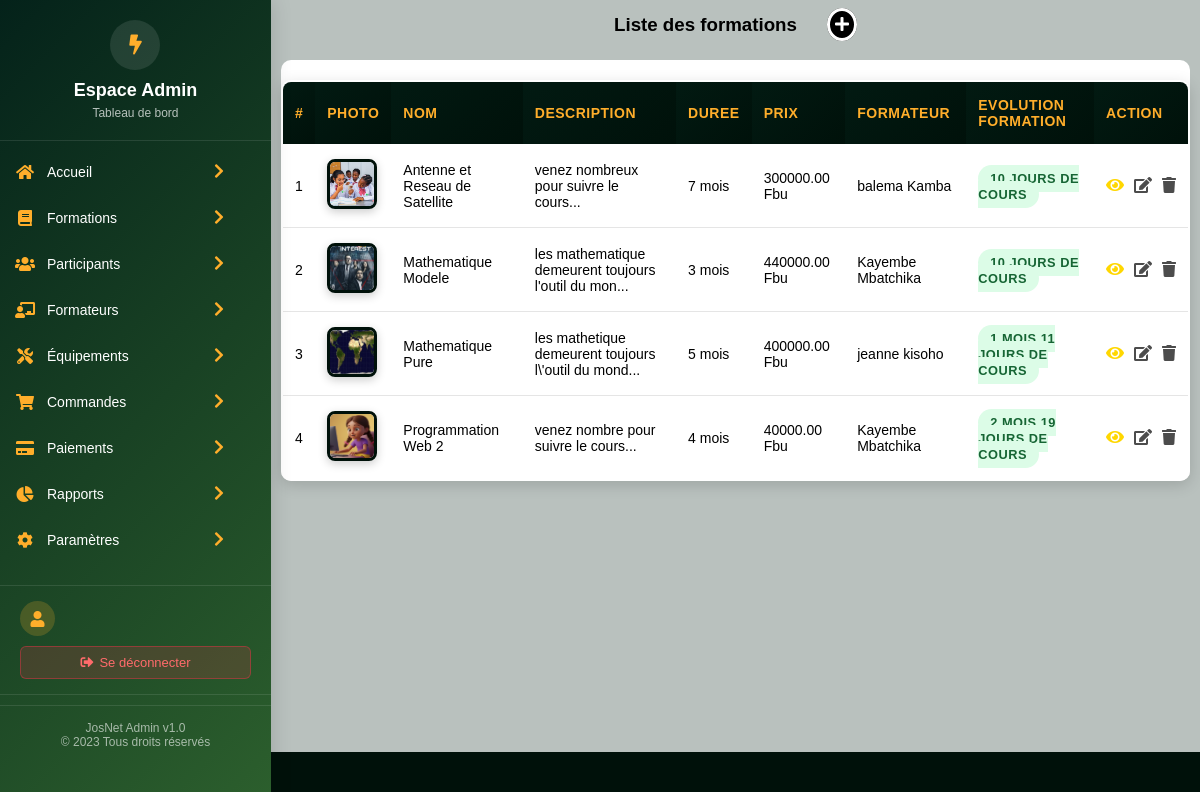
/Admin/liste_formation.php, run on the app's committed database.
### tables this page shows
CREATE TABLE IF NOT EXISTS `formations` (
  `id_formation` int NOT NULL AUTO_INCREMENT,
  `titre` varchar(200) NOT NULL,
  `description` text,
  `prix` decimal(10,2) NOT NULL,
  `duree` varchar(50) DEFAULT NULL,
  `id_formateur` int DEFAULT NULL,
  `debut_formation` date NOT NULL,
  `date_creation` timestamp NULL DEFAULT CURRENT_TIMESTAMP,
  `photo` text NOT NULL,
  `note_moyenne` decimal(3,2) DEFAULT '0.00',
  PRIMARY KEY (`id_formation`),
  KEY `fk_formateur` (`id_formateur`)
);

CREATE TABLE IF NOT EXISTS `utilisateurs` (
  `id_utilisateur` int NOT NULL AUTO_INCREMENT,
  `nom` varchar(100) NOT NULL,
  `prenom` varchar(100) DEFAULT NULL,
  `email` varchar(150) NOT NULL,
  `mot_de_passe` varchar(255) NOT NULL,
  `telephone` varchar(20) DEFAULT NULL,
  `role` enum('admin','formateur','etudiant','client') DEFAULT 'client',
  `date_creation` timestamp NULL DEFAULT CURRENT_TIMESTAMP,
  `description` text NOT NULL,
  `photo` text NOT NULL,
  `specialite` varchar(50) NOT NULL,
  `id_formation` int DEFAULT NULL,
  PRIMARY KEY (`id_utilisateur`),
  UNIQUE KEY `email` (`email`),
  KEY `id_formation` (`id_formation`)
);

### modele/formation.php (called while the page is built, shortened)
<?php
include_once("base.php");
class Formation {
    private $id_formation;
    private $titre;
    private $description;
    private $prix;
    private $duree;
    private $id_formateur;
    private $debut_formation;
    private $photo;
    public function __construct($id_formation, $titre, $description, $prix, $duree, $id_formateur, $date_creation, $debut_formation, $photo) {
        $this->id_formation = $id_formation;
        $this->titre = $titre;
        $this->description = $description;
        $this->prix = $prix;
        $this->duree = $duree;
        $this->id_formateur = $id_formateur;
        $this->debut_formation = $debut_formation;
        $this->photo = $photo;
    }
    public function getIdFormation() { return $this->id_formation; }
    public function getTitre() { return $this->titre; }
    public function getDescription() { return $this->description; }
    public function getPrix() { return $this->prix; }
    public function getDuree() { return $this->duree; }
    public function getIdFormateur() { return $this->id_formateur; }
    public function getDebutFormation() { return $this->debut_formation; }
    public function getPhoto() { return $this->photo; }
}
class RequeteFormation {
    private $crud;
    public function __construct() {
        $pdo = new Database();
        $this->crud = $pdo->getConnection();
    }
    public function getAllFormations() {
        $sql = "SELECT * FROM formations ORDER BY date_creation DESC";
        $stmt = $this->crud->query($sql);
        $formations = [];
        while ($row = $stmt->fetch(PDO::FETCH_ASSOC)) {
            $formations[] = new Formation($row['id_formation'], $row['titre'], $row['description'], $row['prix'], $row['duree'], $row['id_formateur'], $row['date_creation'], $row['debut_formation'], $row['photo']);
        }
        return $formations;
    }
}
?>

### modele/base.php (called while the page is built, shortened)
<?php
class Database {
    private static string $host = "localhost";
    private static string $dbname = "josnet";
    private static string $username = "root";
    private static string $password = "";
    private static ?PDO $conn = null;
    public static function getConnection(): PDO {
        if (self::$conn === null) {
            try {
                self::$conn = new PDO(
                    "mysql:host=" . self::$host . ";dbname=" . self::$dbname . ";charset=utf8",
                    self::$username,
                    self::$password
                );
                self::$conn->setAttribute(PDO::ATTR_ERRMODE, PDO::ERRMODE_EXCEPTION);
                self::$conn->setAttribute(PDO::ATTR_DEFAULT_FETCH_MODE, PDO::FETCH_ASSOC);
            } catch (PDOException $e) {
                die("❌ Erreur de connexion à la base de données : " . $e->getMessage());
            }
        }
        return self::$conn;
    }
}
?>

### controle/controleur_formation.php (called while the page is built, shortened)
<?php
include_once("../modele/formation.php");
class FormationController {
    private $requeteFormation;
    public function __construct() {
        $this->requeteFormation = new RequeteFormation();
    }
    public function getAllFormations(): array {
    try {
        $formations = $this->requeteFormation->getAllFormations();
        return [
            'success' => true,
            'data' => $formations,
            'count' => count($formations)
        ];
    } catch (Exception $e) {
        return [
            'success' => false,
            'message' => 'Erreur: ' . $e->getMessage()
        ];
    }
}
    public function getTempsRestantFinFormation($timeSpeci,$duree){
        $timePresent = time();
        $timeSpecifique = strtotime($timeSpeci);
        $heureRestant = ($timeSpecifique - $timePresent)/3600;
        if ($heureRestant<=0 && $heureRestant<$duree) {
            if (abs(round($heureRestant/24))>30) {
                return round(abs(round($heureRestant/24))/30) ." mois ". abs(round($heureRestant/24))%30 ." jours de cours";
            } else {
                return abs(round($heureRestant/24))." jours de cours";
            }
        }
        elseif(abs($heureRestant)>$duree) {
            return 'la formation a deja termine';
        }
    }
}

### modele/utilisateur.php (called while the page is built, shortened)
<?php
include_once('base.php');
class Utilisateur {
    private $nom;
    private $prenom;
    public function __construct(
        $id,
        $nom,
        $prenom,
        $email,
        $mot_de_passe,
        $telephone,
        $role,
        $description,
        $date_creation,
        $photo,
        $specialite = '',
        $id_formation = null)
        {
        $this->nom = $nom;
        $this->prenom = $prenom;
    }
    public function getNom() { return $this->nom; }
    public function getPrenom() { return $this->prenom; }
}
class RequeteUtilisateur {
    private $crud;
    public function __construct() {
        $pdo = new Database();
        $this->crud = $pdo->getConnection();
    }
    public function getUtilisateurById($id) {
        $sql = "SELECT * FROM utilisateurs WHERE id_utilisateur = ?";
        $stmt = $this->crud->prepare($sql);
        $stmt->execute([$id]);
        $row = $stmt->fetch(PDO::FETCH_ASSOC);
        if ($row) {
            return new Utilisateur($row['id_utilisateur'], $row['nom'], $row['prenom'], $row['email'], $row['mot_de_passe'], $row['telephone'], $row['role'], $row['description'], $row['date_creation'], $row['photo'], $row['specialite'], $row['id_formation']);
        }
        return null;
    }
}
?>

### controle/controleur_utilisateur.php (called while the page is built, shortened)
<?php
include_once("../modele/utilisateur.php");
class UtilisateurController {
    private $requeteUtilisateur;
    public function __construct() {
        $this->requeteUtilisateur = new RequeteUtilisateur();
    }
    public function getUtilisateur(int $id): array {
        try {
            $utilisateur = $this->requeteUtilisateur->getUtilisateurById($id);
            if ($utilisateur) {
                $utilisateur->setMotDePasse('');
                return ['success' => true, 'data' => $utilisateur];
            }
            return ['success' => false, 'message' => 'Utilisateur non trouvé'];
        } catch (Exception $e) {
            return ['success' => false, 'message' => 'Erreur: ' . $e->getMessage()];
        }
    }
}
?>

### Admin/liste_formation.php (the view, shortened to what this page needs)
<!DOCTYPE html>
<html lang="en">
<head>
    <link rel="stylesheet" href="../vue/font-awesome/css/all.min.css">
    <link rel="stylesheet" href="../vue/styles/stylemenu.css">
    <?php
    include_once('../controle/controleur_formation.php');
    include_once('../controle/controleur_utilisateur.php');
    $utilisateur = new UtilisateurController();
    $formation = new FormationController();
    $listeFormation = $formation->getAllFormations();
    ?>
</head>
<body>
    <div class="header_dash">
        <div class="cont_dash">
            <div class="ail_fle">
                 <?php include_once('menu.php');?>
                <div class="dashcontainu">
                    <div class="tabl_contnu">
                        <div class="titre_formation">
                            <h3>Liste des formations</h3>
                            <div class="ajouter" data-tooltip="ajouter une formation"><a href="../Admin/AjouteFormation.php"><i class="fas fa-plus"></i></a></div>
                        </div>
                        <div class="principal">
                            <table>
                                    <thead>
                                        <tr>
                                            <th>#</th>
                                            <th>Photo</th>
                                            <th>Nom</th>
                                            <th>Description</th>
                                            <th>Duree</th>
                                            <th>Prix</th>
                                            <th>Formateur</th>
                                            <th>Evolution Formation</th>
                                            <th>action</th>
                                        </tr>
                                    </thead>
<?php
$index = 0;
foreach($listeFormation['data'] as $liste){
    $index++;
      $formateur = $utilisateur->getUtilisateur($liste->getIdFormateur());
      $duree = $liste->getDuree();
      $dateDebut = $liste->getDebutFormation();
      $etat = $formation->getTempsRestantFinFormation($dateDebut,$duree);
      $statusClass = 'status-en-cours';
    ?>
                                    <tr>
                                        <td><?=$index?></td>
                                        <td>
                                            <img src="<?=!empty($liste->getPhoto()) ? '../controle/'.$liste->getPhoto() : 'profil.jpg' ?>"
                                                    alt="profil"
                                                    class="formation-image">
                                            </td>
                                        <td><?=$liste->getTitre()?></td>
                                        <td><?=substr($liste->getDescription(), 0, 50)?>...</td>
                                        <td><?=round($liste->getDuree()/30)?> mois</td>
                                        <td><?=$liste->getPrix()?> Fbu</td>
                                        <td><?php echo $formateur['data']->getNom();echo " ".$formateur['data']->getPrenom();?></td>
                                        <td>
                                            <span class="status-badge <?=$statusClass?>">
                                                <?=$etat?>
                                            </span>
                                        </td>
                                        <td>
                                                <div class="icons_actuality">
                                                     <div class="voir" data-tooltip="Voir" onclick="showFormationCard({
                                                         titre: '<?=addslashes($liste->getTitre())?>',
                                                         description: '<?=addslashes($liste->getDescription())?>',
                                                         duree: '<?=$liste->getDuree()?>',
                                                         prix: '<?=$liste->getPrix()?>',
                                                         formateur: '<?=addslashes($formateur['data']->getNom().' '.$formateur['data']->getPrenom())?>',
                                                         photo: '<?=!empty($liste->getPhoto()) ? '../controle/'.$liste->getPhoto() : ''?>',
                                                         dateDebut: '<?=$liste->getDebutFormation()?>',
                                                         etat: '<?=addslashes($etat)?>',
                                                         statusClass: '<?=$statusClass?>'
                                                     })">
                                                         <i class="fas fa-eye"></i>
                                                     </div>
                                                    <a href="AjouteFormation.php?resp=<?= $liste->getIdFormation() ?>"><div class="modifier" data-tooltip="modifier"><i class="fas fa-edit"></i></div></a>
                                                    <a href="../controle/index.php?do=formation_delete&id=<?= $liste->getIdFormation() ?>"> <div class="supprimer_" data-tooltip="supprimer"><i class="fas fa-trash"></i></div></a>
                                                </div>
                                            </td>
                                    </tr>
<?php }?>
                                </table>
                        </div>
                    </div>
                </div>
            </div>
        </div>
    </div>
</body>
</html>

### vue/styles/stylemenu.css (style rules this page uses)
* { margin: 0; padding: 0; box-sizing: border-box; font-family: sans-serif; }
.principal { display: flex; flex-direction: column; background-color:white; flex: 1; margin: 10px; height:auto; border-radius: 10px; color: black; gap: 0px; }
table { border-collapse: collapse; width: 100%; background: white; border-radius: 10px; overflow: hidden; box-shadow: 0 2px 8px rgba(0,0,0,0.1); }
th, td { padding: 20px 15px; text-align: left; }
th { background: #f0f2f5; font-weight: bold; }
tr:not(:last-child) { border-bottom: 1px solid #e5e5e5; }
td { font-size: 14px; }
.principal { display: flex; flex-direction: column; background-color:white; flex: 1; margin: 10px; height:auto; border-radius: 10px; gap: 0px; }

### Admin/liste_formation.php (style rules this page uses)
.header_dash { width: 100%; height: 100%; display: flex; align-items: center; justify-content: center; overflow: hidden; }
.cont_dash { width: 100%; height: 100vh; background-color: #00110a; border-radius: 5px; }
.ail_fle { width: 100%; height: 100%; display: flex; justify-content: space-between; }
.dashcontainu { width: 80%; height: 94%; background-color: #b9c1be; display: flex; align-items: center; justify-content: center; }
.tabl_contnu { width: 100%; height: 100%; background-color: #b9c1be;; color: black; overflow: scroll; text-align:center; }
tr:nth-child(2) { padding:10px; }
table .icons_actuality { color:gold; display:flex; gap:10px; font-size:16px; }
table .icons_actuality a i { color:rgba(0,0,0,0.7); }
.voir { position: relative; }
.modifier { position: relative; }
.supprimer_ { position: relative; }
.ajouter { position: relative; }
.ajouter a { padding:5px; background:black; border-radius:50%; position:abso lute; top:30px; color:white; text-align:center; border:3px solid white; }
.titre_formation { width: 100%; height:50px; gap:30px; display:flex; align-items:center; justify-content:center; position:fix ed; }
table { border:2px solid red; margin-top:20px; border-collapse: collapse; width: 100%; background: white; overflow: hidden; box-shadow: 0 4px 15px rgba(0,0,0,0.15); border-radius: 10px; }
th, td { padding: 15px 12px; text-align: left; }
th { background: linear-gradient(135deg, #021a12, #00110a); font-weight: bold; color: #ffae2b; font-size: 14px; text-transform: uppercase; letter-spacing: 0.5px; }
tr:not(:last-child) { border-bottom: 1px solid #e5e5e5; }
td { font-size: 14px; font-weight: 500; }
.formation-image { width: 50px; height: 50px; border-radius: 8px; object-fit: cover; border: 3px solid #00110a; box-shadow: 0 3px 10px rgba(0,0,0,0.2); transition: transform 0.3s ease; }
.status-badge { padding: 6px 12px; border-radius: 20px; font-size: 0.8rem; font-weight: 600; text-transform: uppercase; letter-spacing: 0.5px; }
.status-en-cours { background: #dcfce7; color: #166534; }

### Admin/menu.php (style rules this page uses)
* { margin: 0; padding: 0; box-sizing: border-box; }
body { font-family: 'Segoe UI', Tahoma, Geneva, Verdana, sans-serif; background-color: #f8fafc; }

### data on the page
formations: photo (picture), titre "Antenne et Reseau de Satellite", description "venez nombreux pour suivre le cours", $liste->getDuree()/30 "7", prix "300000.00", id_formateur.nom "balema", id_formateur.prenom "Kamba", etat "10 JOURS DE COURS"
formations: photo (picture), titre "Mathematique Modele", description "les mathematique demeurent toujours l'outil du mon", $liste->getDuree()/30 "3", prix "440000.00", id_formateur.nom "Kayembe", id_formateur.prenom "Mbatchika", etat "10 JOURS DE COURS"
formations: photo (picture), titre "Mathematique Pure", description "les mathetique demeurent toujours l\\'outil du mond", $liste->getDuree()/30 "5", prix "400000.00", id_formateur.nom "jeanne", id_formateur.prenom "kisoho", etat "1 MOIS 11 JOURS DE COURS"
formations: photo (picture), titre "Programmation Web 2", description "venez nombre pour suivre le cours", $liste->getDuree()/30 "4", prix "40000.00", id_formateur.nom "Kayembe", id_formateur.prenom "Mbatchika", etat "2 MOIS 19 JOURS DE COURS"
